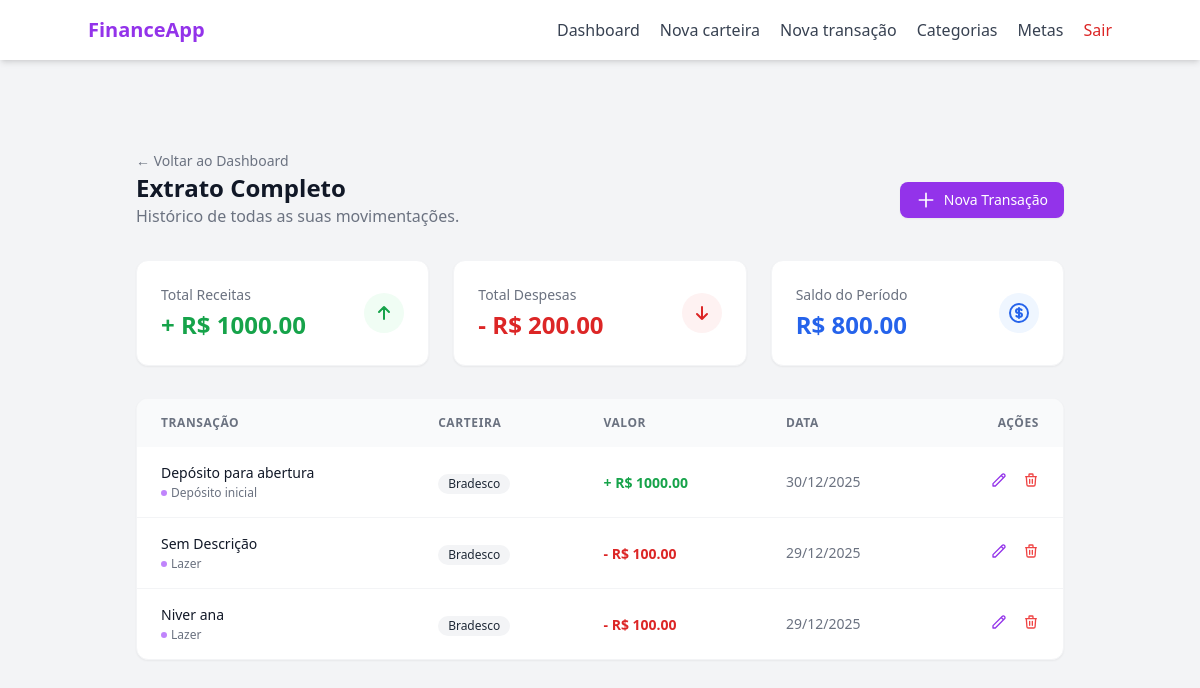
The app's page /transaction (signed in), older data.
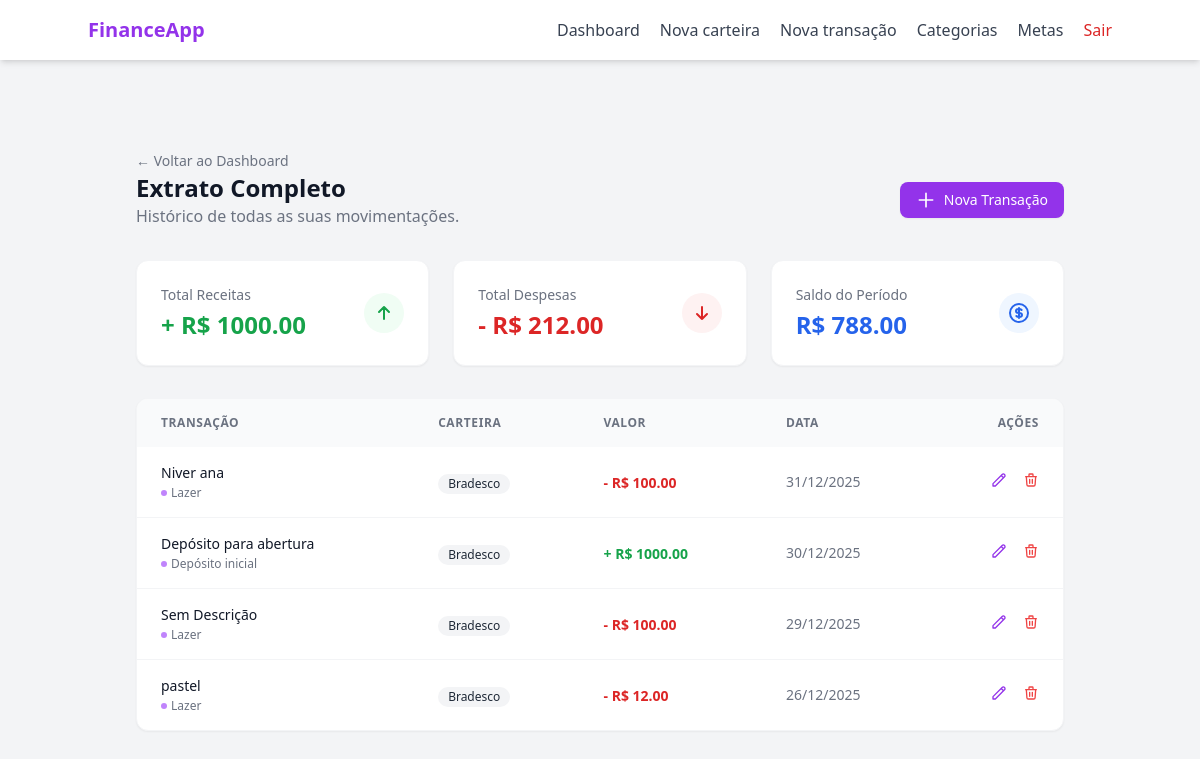
The same page, newer data.
### models/transaction.py (models this page shows, shortened)
class Transaction(db.Model):
    __tablename__ = "transactions"
    id = db.Column(db.Integer, primary_key= True)
    transaction_type = db.Column(db.String(20), nullable= False)
    value = db.Column(db.Float, nullable= False)
    created_at = db.Column(db.Date, default= lambda: datetime.now(timezone.utc).date())
    description = db.Column(db.String(100), nullable= True)
    wallet_id = db.Column(db.Integer, db.ForeignKey("wallets.id"), nullable= False)
    category_id = db.Column(db.Integer, db.ForeignKey("categories.id"), nullable= False)
    category = db.relationship("Category", backref= "transactions", lazy= True)
    wallet = db.relationship("Wallet", backref= "transactions", lazy= True)

### models/category.py (models this page shows, shortened)
class Category(db.Model):
    __tablename__ = "categories"
    id = db.Column(db.Integer, primary_key= True)
    name = db.Column(db.String(100), nullable= False)
    type = db.Column(db.String(20), nullable= False)
    __mapper_args__ = {
        "polymorphic_on": type,
        "polymorphic_identity": "category"
    }

### models/wallet.py (models this page shows, shortened)
class Wallet(db.Model):
    __tablename__ = "wallets"
    id = db.Column(db.Integer, primary_key= True)
    wallet_name = db.Column(db.String(100), nullable= False)
    initial_balance = db.Column(db.Float, default= 0.0)
    current_balance = db.Column(db.Float, default= 0.0)
    is_active = db.Column(db.Boolean, default= True)
    created_at = db.Column(db.DateTime, default= lambda: datetime.now(timezone.utc).date())
    user_id = db.Column(db.Integer, db.ForeignKey("users.id"), nullable= False)

### routes/transaction_routes.py (the view)
@transaction_bp.route("", methods=["GET"])
@login_required
def transaction_page():
    transactions = TransactionController.get_user_transactions(user_id=current_user.id)
    total_income = sum(t.value for t in transactions if t.transaction_type == "income")
    total_expense = sum(t.value for t in transactions if t.transaction_type == "expense")
    total_balance = total_income - total_expense
    categories = CategoryController.get_user_categories(user_id= current_user.id)
    return render_template("transaction/index.html",
                           transactions=transactions,
                           total_income=total_income,
                           total_expense=total_expense,
                           total_balance=total_balance,
                           categories = categories)

### controllers/category_controller.py (called while the page is built)
    @staticmethod
    def get_user_categories(user_id):
        return UserCategory.query.filter_by(user_id= user_id).all()

### controllers/transaction_controller.py (called while the page is built)
    @staticmethod
    def get_user_transactions(user_id):
        return Transaction.query.join(Wallet).filter(Wallet.user_id == user_id).order_by(Transaction.created_at.desc()).order_by(Transaction.id.desc()).all()

### templates/transaction/index.html (shortened to what this page needs)
{% extends "base.html" %}
{% block content %}
<div class="max-w-7xl mx-auto px-4 sm:px-6 lg:px-8 py-8">
    <div class="text-left pt-4">
        <a href="{{ url_for('main_bp.dashboard_page') }}" class="text-sm text-gray-500 hover:text-purple-600 transition-colors">
            ← Voltar ao Dashboard
        </a>
    </div>
    <div class="flex flex-col sm:flex-row justify-between items-start sm:items-center mb-8 gap-4">
        <div>
            <h1 class="text-2xl font-bold text-gray-900">Extrato Completo</h1>
            <p class="text-gray-500">Histórico de todas as suas movimentações.</p>
        </div>
        <a href="{{ url_for('transaction_bp.transaction_new_page') }}" class="inline-flex items-center px-4 py-2 bg-purple-600 hover:bg-purple-700 text-white text-sm font-medium rounded-lg transition-colors shadow-sm">
            <svg class="w-5 h-5 mr-2" fill="none" stroke="currentColor" viewBox="0 0 24 24"><path stroke-linecap="round" stroke-linejoin="round" stroke-width="2" d="M12 4v16m8-8H4"></path></svg>
            Nova Transação
        </a>
    </div>
    <div class="grid grid-cols-1 md:grid-cols-3 gap-6 mb-8">
        <div class="bg-white p-6 rounded-xl border border-gray-100 shadow-sm flex items-center justify-between">
            <div>
                <p class="text-sm text-gray-500 mb-1">Total Receitas</p>
                <h3 class="text-2xl font-bold text-green-600">+ R$ {{ "%.2f"|format(total_income) }}</h3>
            </div>
            <div class="w-10 h-10 rounded-full bg-green-50 flex items-center justify-center text-green-600">
                <svg class="w-6 h-6" fill="none" stroke="currentColor" viewBox="0 0 24 24"><path stroke-linecap="round" stroke-linejoin="round" stroke-width="2" d="M7 11l5-5m0 0l5 5m-5-5v12"></path></svg>
            </div>
        </div>
        <div class="bg-white p-6 rounded-xl border border-gray-100 shadow-sm flex items-center justify-between">
            <div>
                <p class="text-sm text-gray-500 mb-1">Total Despesas</p>
                <h3 class="text-2xl font-bold text-red-600">- R$ {{ "%.2f"|format(total_expense) }}</h3>
            </div>
            <div class="w-10 h-10 rounded-full bg-red-50 flex items-center justify-center text-red-600">
                <svg class="w-6 h-6" fill="none" stroke="currentColor" viewBox="0 0 24 24"><path stroke-linecap="round" stroke-linejoin="round" stroke-width="2" d="M17 13l-5 5m0 0l-5-5m5 5V6"></path></svg>
            </div>
        </div>
        <div class="bg-white p-6 rounded-xl border border-gray-100 shadow-sm flex items-center justify-between">
            <div>
                <p class="text-sm text-gray-500 mb-1">Saldo do Período</p>
                <h3 class="text-2xl font-bold {{ 'text-blue-600' if total_balance >= 0 else 'text-red-600' }}">
                    R$ {{ "%.2f"|format(total_balance) }}
                </h3>
            </div>
            <div class="w-10 h-10 rounded-full bg-blue-50 flex items-center justify-center text-blue-600">
            </div>
        </div>
    </div>
    <div class="bg-white rounded-xl shadow-sm border border-gray-100 overflow-hidden">
        <table class="w-full text-left border-collapse">
            <thead class="bg-gray-50">
                <tr>
                    <th class="px-6 py-4 text-xs font-semibold text-gray-500 uppercase tracking-wider">Transação</th>
                    <th class="px-6 py-4 text-xs font-semibold text-gray-500 uppercase tracking-wider">Carteira</th> <th class="px-6 py-4 text-xs font-semibold text-gray-500 uppercase tracking-wider">Valor</th>
                    <th class="px-6 py-4 text-xs font-semibold text-gray-500 uppercase tracking-wider">Data</th>
                    <th class="px-6 py-4 text-xs font-semibold text-gray-500 uppercase tracking-wider text-right">Ações</th>
                </tr>
            </thead>
            <tbody class="divide-y divide-gray-100">
                {% for transaction in transactions %}
                <tr class="hover:bg-gray-50 transition-colors group">
                    <td class="px-6 py-4">
                        <div class="flex flex-col">
                            <span class="text-sm font-medium text-gray-900">{{ transaction.description if transaction.description else 'Sem Descrição' }}</span>
                            <span class="text-xs text-gray-500 flex items-center gap-1 mt-0.5">
                                <span class="w-1.5 h-1.5 rounded-full bg-purple-400"></span>
                                {{ transaction.category.name if transaction.category else 'Sem Categoria' }}
                            </span>
                        </div>
                    </td>
                    <td class="px-6 py-4">
                        <span class="inline-flex items-center px-2.5 py-0.5 rounded-full text-xs font-medium bg-gray-100 text-gray-800">
                            {{ transaction.wallet.wallet_name }}
                        </span>
                    </td>
                    <td class="px-6 py-4 whitespace-nowrap">
                        <span class="text-sm font-bold {{ 'text-green-600' if transaction.transaction_type == 'income' else 'text-red-600' }}">
                            {{ "-" if transaction.transaction_type == 'expense' else "+" }} R$ {{ "%.2f"|format(transaction.value) }}
                        </span>
                    </td>
                    <td class="px-6 py-4 whitespace-nowrap text-sm text-gray-500">
                        {{ transaction.created_at.strftime('%d/%m/%Y') }}
                    </td>
                    <td class="px-6 py-4 text-right">
                        <button class="text-purple-600 hover:text-purple-700 mr-3"
                            title="Editar"
                            onclick="openEditTransactionModal(
                                '{{ url_for('transaction_bp.edit_transaction', transaction_id=transaction.id) }}',
                                '{{transaction.value}}',
                                '{{ transaction.created_at.strftime('%Y-%m-%d') if transaction.created_at else '' }}',
                                '{{transaction.description}}',
                                '{{transaction.category_id}}'
                            )"
                            {% if transaction.category.type == 'system' %} disabled {% endif %}>
                            <svg class="w-4 h-4" fill="none" stroke="currentColor" viewBox="0 0 24 24"><path stroke-linecap="round" stroke-linejoin="round" stroke-width="2" d="M15.232 5.232l3.536 3.536m-2.036-5.036a2.5 2.5 0 113.536 3.536L6.5 21.036H3v-3.572L16.732 3.732z"></path></svg>
                        </button>
                        <button class="text-red-500 hover:text-red-700"
                            title="Deletar"
                            onclick="openConfirmModal(
                            '{{ url_for('transaction_bp.delete_transaction', transaction_id=transaction.id) }}',
                            'Excluir Transação',
                            'Tem certeza que deseja apagar a transação de R$ {{ transaction.value }}? O saldo da carteira será atualizado.'
                            )"
                            class="text-red-600 hover:text-red-800 hover:underline transition-colors font-medium text-sm flex items-center gap-1"
                            {% if transaction.category.type == 'system' %} disabled {% endif %}>
                            <svg class="w-4 h-4" fill="none" stroke="currentColor" viewBox="0 0 24 24"><path stroke-linecap="round" stroke-linejoin="round" stroke-width="2" d="M19 7l-.867 12.142A2 2 0 0116.138 21H7.862a2 2 0 01-1.995-1.858L5 7m5 4v6m4-6v6m1-10V4a1 1 0 00-1-1h-4a1 1 0 00-1 1v3M4 7h16"></path></svg>
                        </button>
                    </td>
                </tr>
                {% endfor %}
            </tbody>
        </table>
    </div>
</div>
{% endblock %}

### templates/base.html (shortened to what this page needs)
<!DOCTYPE html>
<html lang="pt-BR">
<head>
    <script src="https://cdn.tailwindcss.com"></script>
</head>
<body class="bg-gray-100 text-gray-800">
    <header class="bg-white shadow-md p-4">
        <div class="max-w-5xl mx-auto flex items-center justify-between">
            <div class="text-xl font-bold text-purple-600">
                FinanceApp
            </div>
            <nav class="flex items-center gap-5 text-gray-700">
                <a href="/dashboard" class="hover:text-purple-600 transition">Dashboard</a>
                <a href="/wallet/new" class="hover:text-purple-600 transition">Nova carteira</a>
                <a href="/transaction/new" class="hover:text-purple-600 transition">Nova transação</a>
                <a href="{{ url_for('category_bp.category_index_page') }}" class="hover:text-purple-600 transition">Categorias</a>
                <a href="{{ url_for('goal_bp.goal_index_page') }}" class="hover:text-purple-600 transition">Metas</a>
                <a href="{{ url_for('auth_bp.logout') }}"
                   class="text-red-600 font-medium hover:text-red-700 transition">
                    Sair
                </a>
            </nav>
        </div>
    </header>
    <main class="max-w-5xl mx-auto py-10 px-4">
        {% block content %}
        {% endblock %}
    </main>
</body>
</html>

Row changes from the older to the newer data that the page shows:
changed Transaction "Niver ana": created_at "29/12/2025" → "31/12/2025"; moves up the list
added Transaction: transaction_type "-", value "12.00"
Text that changed along with them:
{{ "%.2f"|format(total_expense) }}: "200.00" → "212.00"
{{ "%.2f"|format(total_balance) }}: "800.00" → "788.00"
